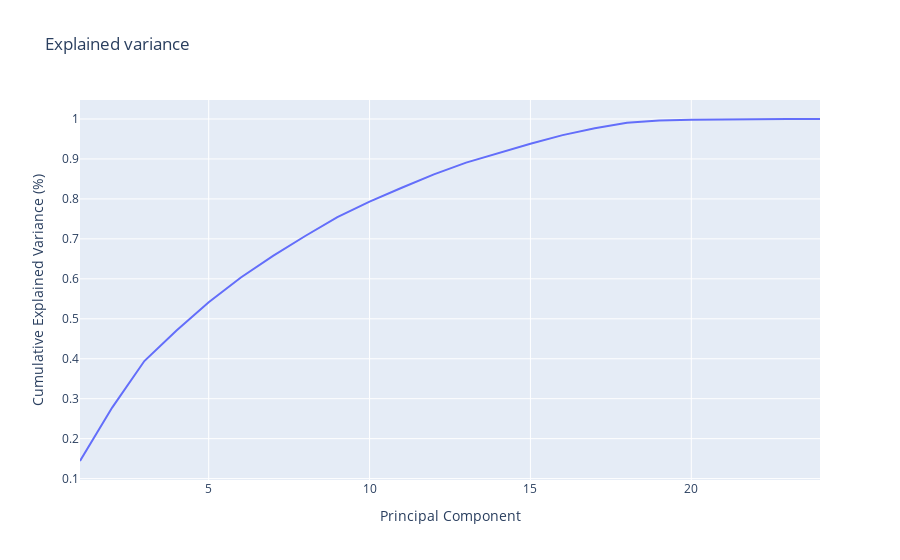

Notebook source saved alongside this figure:
### Markdown cell above
# PCA

### Code cell
''' PCA '''

# Instantiate transformer
pca = PCA(random_state=42)

# Transform data with pa
pca_component_data = pca.fit_transform(scaled_data_df)

print('Total variance:', scaled_data_df.var().sum())
print(f'Singular values:\n', pca.singular_values_)
print(f'Explained variance:\n', pca.explained_variance_.round(5))
print(f'Ratio:\n', pca.explained_variance_ratio_.round(3))
print(pca.feature_names_in_)

# Create horizontal bar chart of explained variance
fig = px.line(
    x=[i + 1 for i in range(len(pca.explained_variance_ratio_))],
    y=pca.explained_variance_ratio_.cumsum(),
    title="Explained variance"
)
fig.update_layout(xaxis_title="Principal Component", yaxis_title="Cumulative Explained Variance (%)")
fig.show()

### Figure 1 — Plotly figure (JSON) as saved in the notebook; plotly's stock layout.template omitted (floating-point values rounded to 4 significant figures)
{"data": [{"hovertemplate": "x=%{x}<br>y=%{y}<extra></extra>", "legendgroup": "", "line": {"color": "#636efa", "dash": "solid"}, "marker": {"symbol": "circle"}, "mode": "lines", "name": "", "orientation": "v", "showlegend": false, "type": "scatter", "x": [1, 2, 3, 4, 5, 6, 7, 8, 9, 10, 11, 12, 13, 14, 15, 16, 17, 18, 19, 20, 21, 22, 23, 24], "xaxis": "x", "y": [0.1441, 0.2778, 0.3943, 0.4709, 0.5414, 0.6035, 0.6575, 0.7072, 0.7542, 0.7931, 0.828, 0.8616, 0.8909, 0.9151, 0.9382, 0.9597, 0.9768, 0.9905, 0.9961, 0.9981, 0.9992, 0.9998, 1.0, 1.0], "yaxis": "y"}], "layout": {"legend": {"tracegroupgap": 0}, "title": {"text": "Explained variance"}, "xaxis": {"anchor": "y", "domain": [0, 1], "title": {"text": "Principal Component"}}, "yaxis": {"anchor": "x", "domain": [0, 1], "title": {"text": "Cumulative Explained Variance (%)"}}}}
